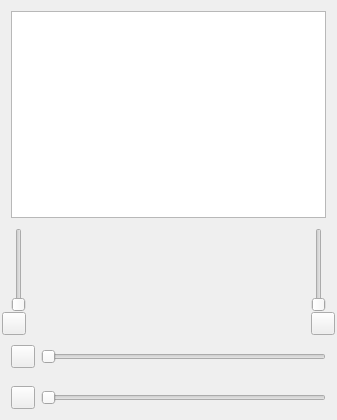
<?xml version="1.0" encoding="UTF-8"?>
<ui version="4.0">
 <class>SFLPhone_view</class>
 <widget class="QWidget" name="SFLPhone_view">
  <property name="geometry">
   <rect>
    <x>0</x>
    <y>0</y>
    <width>337</width>
    <height>420</height>
   </rect>
  </property>
  <property name="windowTitle">
   <string>Form</string>
  </property>
  <layout class="QVBoxLayout" name="verticalLayout">
   <property name="spacing">
    <number>1</number>
   </property>
   <property name="margin">
    <number>2</number>
   </property>
   <item>
    <widget class="QStackedWidget" name="stackedWidget_screen">
     <property name="sizePolicy">
      <sizepolicy hsizetype="Preferred" vsizetype="Expanding">
       <horstretch>0</horstretch>
       <verstretch>0</verstretch>
      </sizepolicy>
     </property>
     <property name="currentIndex">
      <number>0</number>
     </property>
     <widget class="QWidget" name="page_callList">
      <layout class="QHBoxLayout" name="horizontalLayout_3">
       <item>
        <widget class="QListWidget" name="listWidget_callList">
         <property name="sizePolicy">
          <sizepolicy hsizetype="Expanding" vsizetype="Expanding">
           <horstretch>0</horstretch>
           <verstretch>0</verstretch>
          </sizepolicy>
         </property>
        </widget>
       </item>
      </layout>
     </widget>
     <widget class="QWidget" name="page_callHistory">
      <layout class="QVBoxLayout" name="verticalLayout_3">
       <item>
        <widget class="QListWidget" name="listWidget_callHistory"/>
       </item>
       <item>
        <widget class="KLineEdit" name="lineEdit_searchHistory">
         <property name="showClearButton" stdset="0">
          <bool>true</bool>
         </property>
        </widget>
       </item>
      </layout>
     </widget>
     <widget class="QWidget" name="page_addressBook">
      <layout class="QVBoxLayout" name="verticalLayout_5">
       <item>
        <widget class="QListWidget" name="listWidget_addressBook"/>
       </item>
       <item>
        <widget class="KLineEdit" name="lineEdit_addressBook">
         <property name="showClearButton" stdset="0">
          <bool>true</bool>
         </property>
        </widget>
       </item>
       <item>
        <widget class="QLabel" name="label_addressBookFull">
         <property name="text">
          <string>Attention:number of results exceeds max displayed.</string>
         </property>
         <property name="wordWrap">
          <bool>true</bool>
         </property>
        </widget>
       </item>
      </layout>
     </widget>
    </widget>
   </item>
   <item>
    <widget class="QWidget" name="widget_dialpadAndControls" native="true">
     <property name="sizePolicy">
      <sizepolicy hsizetype="Preferred" vsizetype="Minimum">
       <horstretch>0</horstretch>
       <verstretch>0</verstretch>
      </sizepolicy>
     </property>
     <property name="maximumSize">
      <size>
       <width>16777215</width>
       <height>160</height>
      </size>
     </property>
     <layout class="QHBoxLayout" name="horizontalLayout_dialpadAndControls">
      <property name="spacing">
       <number>1</number>
      </property>
      <property name="margin">
       <number>0</number>
      </property>
      <item>
       <widget class="QWidget" name="widget_recVol" native="true">
        <property name="layoutDirection">
         <enum>Qt::RightToLeft</enum>
        </property>
        <layout class="QVBoxLayout" name="verticalLayout_4">
         <property name="spacing">
          <number>0</number>
         </property>
         <property name="margin">
          <number>0</number>
         </property>
         <item>
          <widget class="QSlider" name="slider_recVol">
           <property name="sizePolicy">
            <sizepolicy hsizetype="Fixed" vsizetype="Expanding">
             <horstretch>0</horstretch>
             <verstretch>0</verstretch>
            </sizepolicy>
           </property>
           <property name="minimumSize">
            <size>
             <width>0</width>
             <height>50</height>
            </size>
           </property>
           <property name="layoutDirection">
            <enum>Qt::RightToLeft</enum>
           </property>
           <property name="autoFillBackground">
            <bool>false</bool>
           </property>
           <property name="maximum">
            <number>100</number>
           </property>
           <property name="orientation">
            <enum>Qt::Vertical</enum>
           </property>
           <property name="invertedAppearance">
            <bool>false</bool>
           </property>
           <property name="invertedControls">
            <bool>false</bool>
           </property>
           <property name="tickPosition">
            <enum>QSlider::NoTicks</enum>
           </property>
          </widget>
         </item>
         <item>
          <widget class="QToolButton" name="toolButton_recVol">
           <property name="text">
            <string/>
           </property>
           <property name="icon">
            <iconset>
             <normaloff>:/Images/mic_75.svg</normaloff>:/Images/mic_75.svg</iconset>
           </property>
           <property name="checkable">
            <bool>true</bool>
           </property>
          </widget>
         </item>
        </layout>
       </widget>
      </item>
      <item>
       <widget class="Dialpad" name="widget_dialpad" native="true">
        <property name="sizePolicy">
         <sizepolicy hsizetype="Expanding" vsizetype="Preferred">
          <horstretch>0</horstretch>
          <verstretch>0</verstretch>
         </sizepolicy>
        </property>
       </widget>
      </item>
      <item>
       <widget class="QWidget" name="widget_sndVol" native="true">
        <layout class="QVBoxLayout" name="verticalLayout_2">
         <property name="spacing">
          <number>0</number>
         </property>
         <property name="margin">
          <number>0</number>
         </property>
         <item>
          <widget class="QSlider" name="slider_sndVol">
           <property name="sizePolicy">
            <sizepolicy hsizetype="Fixed" vsizetype="Expanding">
             <horstretch>0</horstretch>
             <verstretch>0</verstretch>
            </sizepolicy>
           </property>
           <property name="minimumSize">
            <size>
             <width>0</width>
             <height>50</height>
            </size>
           </property>
           <property name="layoutDirection">
            <enum>Qt::LeftToRight</enum>
           </property>
           <property name="autoFillBackground">
            <bool>false</bool>
           </property>
           <property name="maximum">
            <number>100</number>
           </property>
           <property name="orientation">
            <enum>Qt::Vertical</enum>
           </property>
           <property name="tickPosition">
            <enum>QSlider::NoTicks</enum>
           </property>
          </widget>
         </item>
         <item>
          <widget class="QToolButton" name="toolButton_sndVol">
           <property name="text">
            <string/>
           </property>
           <property name="icon">
            <iconset>
             <normaloff>:/Images/speaker_75.svg</normaloff>:/Images/speaker_75.svg</iconset>
           </property>
           <property name="checkable">
            <bool>true</bool>
           </property>
           <property name="checked">
            <bool>false</bool>
           </property>
          </widget>
         </item>
        </layout>
       </widget>
      </item>
     </layout>
    </widget>
   </item>
   <item>
    <widget class="QWidget" name="widget_controlsAlone" native="true">
     <property name="enabled">
      <bool>true</bool>
     </property>
     <layout class="QVBoxLayout" name="verticalLayout_6">
      <property name="spacing">
       <number>0</number>
      </property>
      <property name="margin">
       <number>0</number>
      </property>
      <item>
       <widget class="QWidget" name="widget_recVolAlone" native="true">
        <layout class="QHBoxLayout" name="horizontalLayout_4">
         <item>
          <widget class="QToolButton" name="toolButton_recVolAlone">
           <property name="text">
            <string/>
           </property>
           <property name="icon">
            <iconset>
             <normaloff>:/Images/mic_75.svg</normaloff>:/Images/mic_75.svg</iconset>
           </property>
           <property name="checkable">
            <bool>true</bool>
           </property>
          </widget>
         </item>
         <item>
          <widget class="QSlider" name="slider_recVolAlone">
           <property name="orientation">
            <enum>Qt::Horizontal</enum>
           </property>
          </widget>
         </item>
        </layout>
       </widget>
      </item>
      <item>
       <widget class="QWidget" name="widget_sndVolAlone" native="true">
        <layout class="QHBoxLayout" name="horizontalLayout">
         <item>
          <widget class="QToolButton" name="toolButton_sndVolAlone">
           <property name="text">
            <string/>
           </property>
           <property name="icon">
            <iconset>
             <normaloff>:/Images/mic_75.svg</normaloff>:/Images/mic_75.svg</iconset>
           </property>
           <property name="checkable">
            <bool>true</bool>
           </property>
          </widget>
         </item>
         <item>
          <widget class="QSlider" name="slider_sndVolAlone">
           <property name="orientation">
            <enum>Qt::Horizontal</enum>
           </property>
          </widget>
         </item>
        </layout>
       </widget>
      </item>
     </layout>
    </widget>
   </item>
  </layout>
  <action name="action_accept">
   <property name="icon">
    <iconset resource="../qrc/resources.qrc">
     <normaloff>:/images/icons/call.svg</normaloff>:/images/icons/call.svg</iconset>
   </property>
   <property name="text">
    <string>&amp;Pick up</string>
   </property>
  </action>
  <action name="action_refuse">
   <property name="icon">
    <iconset resource="../qrc/resources.qrc">
     <normaloff>:/images/icons/hang_up.svg</normaloff>:/images/icons/hang_up.svg</iconset>
   </property>
   <property name="text">
    <string>&amp;Hang up</string>
   </property>
  </action>
  <action name="action_hold">
   <property name="icon">
    <iconset resource="../qrc/resources.qrc">
     <normaloff>:/images/icons/hold.svg</normaloff>:/images/icons/hold.svg</iconset>
   </property>
   <property name="text">
    <string>H&amp;old</string>
   </property>
  </action>
  <action name="action_transfer">
   <property name="checkable">
    <bool>true</bool>
   </property>
   <property name="icon">
    <iconset resource="../qrc/resources.qrc">
     <normaloff>:/images/icons/transfert.svg</normaloff>:/images/icons/transfert.svg</iconset>
   </property>
   <property name="text">
    <string>&amp;Transfer</string>
   </property>
  </action>
  <action name="action_history">
   <property name="checkable">
    <bool>true</bool>
   </property>
   <property name="icon">
    <iconset resource="../qrc/resources.qrc">
     <normaloff>:/images/icons/history2.svg</normaloff>:/images/icons/history2.svg</iconset>
   </property>
   <property name="text">
    <string>H&amp;istory</string>
   </property>
  </action>
  <action name="action_mailBox">
   <property name="icon">
    <iconset resource="../qrc/resources.qrc">
     <normaloff>:/images/icons/mailbox.svg</normaloff>:/images/icons/mailbox.svg</iconset>
   </property>
   <property name="text">
    <string>&amp;Mailbox</string>
   </property>
  </action>
  <action name="action_configureAccounts">
   <property name="icon">
    <iconset resource="../qrc/resources.qrc">
     <normaloff>:/images/icons/stock_person.svg</normaloff>:/images/icons/stock_person.svg</iconset>
   </property>
   <property name="text">
    <string>Configure &amp;accounts</string>
   </property>
  </action>
  <action name="action_configureAudio">
   <property name="icon">
    <iconset resource="../qrc/resources.qrc">
     <normaloff>:/images/icons/icon_volume.svg</normaloff>:/images/icons/icon_volume.svg</iconset>
   </property>
   <property name="text">
    <string>Configure a&amp;udio</string>
   </property>
  </action>
  <action name="action_configureSflPhone">
   <property name="text">
    <string>&amp;Configure SFLphone</string>
   </property>
   <property name="toolTip">
    <string>Configure SFLphone</string>
   </property>
  </action>
  <action name="action_displayVolumeControls">
   <property name="checkable">
    <bool>true</bool>
   </property>
   <property name="checked">
    <bool>true</bool>
   </property>
   <property name="icon">
    <iconset resource="../qrc/resources.qrc">
     <normaloff>:/images/icons/icon_volume_off.svg</normaloff>:/images/icons/icon_volume_off.svg</iconset>
   </property>
   <property name="text">
    <string>Display &amp;volume bars</string>
   </property>
  </action>
  <action name="action_About">
   <property name="text">
    <string>&amp;About</string>
   </property>
  </action>
  <action name="action_displayDialpad">
   <property name="checkable">
    <bool>true</bool>
   </property>
   <property name="checked">
    <bool>true</bool>
   </property>
   <property name="icon">
    <iconset resource="../qrc/resources.qrc">
     <normaloff>:/images/icons/icon_dialpad.svg</normaloff>:/images/icons/icon_dialpad.svg</iconset>
   </property>
   <property name="text">
    <string>Display &amp;dialpad</string>
   </property>
  </action>
  <action name="action_record">
   <property name="checkable">
    <bool>true</bool>
   </property>
   <property name="icon">
    <iconset>
     <normaloff>:/images/icons/del_off.png</normaloff>:/images/icons/del_off.png</iconset>
   </property>
   <property name="text">
    <string>&amp;Record</string>
   </property>
  </action>
  <action name="action_accountCreationWizard">
   <property name="text">
    <string>Account creation &amp;wizard</string>
   </property>
  </action>
  <action name="action_addressBook">
   <property name="checkable">
    <bool>true</bool>
   </property>
   <property name="icon">
    <iconset resource="../qrc/resources.qrc">
     <normaloff>:/images/icons/x-office-address-book.png</normaloff>:/images/icons/x-office-address-book.png</iconset>
   </property>
   <property name="text">
    <string>Address book</string>
   </property>
  </action>
 </widget>
 <customwidgets>
  <customwidget>
   <class>KLineEdit</class>
   <extends>QLineEdit</extends>
   <header>klineedit.h</header>
  </customwidget>
  <customwidget>
   <class>Dialpad</class>
   <extends>QWidget</extends>
   <header>Dialpad.h</header>
   <container>1</container>
  </customwidget>
 </customwidgets>
 <resources>
  <include location="../qrc/resources.qrc"/>
 </resources>
 <connections>
  <connection>
   <sender>slider_recVolAlone</sender>
   <signal>valueChanged(int)</signal>
   <receiver>slider_recVol</receiver>
   <slot>setValue(int)</slot>
   <hints>
    <hint type="sourcelabel">
     <x>158</x>
     <y>434</y>
    </hint>
    <hint type="destinationlabel">
     <x>19</x>
     <y>342</y>
    </hint>
   </hints>
  </connection>
  <connection>
   <sender>slider_sndVolAlone</sender>
   <signal>valueChanged(int)</signal>
   <receiver>slider_sndVol</receiver>
   <slot>setValue(int)</slot>
   <hints>
    <hint type="sourcelabel">
     <x>264</x>
     <y>463</y>
    </hint>
    <hint type="destinationlabel">
     <x>637</x>
     <y>368</y>
    </hint>
   </hints>
  </connection>
  <connection>
   <sender>toolButton_recVolAlone</sender>
   <signal>clicked()</signal>
   <receiver>toolButton_recVol</receiver>
   <slot>click()</slot>
   <hints>
    <hint type="sourcelabel">
     <x>32</x>
     <y>429</y>
    </hint>
    <hint type="destinationlabel">
     <x>12</x>
     <y>402</y>
    </hint>
   </hints>
  </connection>
  <connection>
   <sender>toolButton_sndVolAlone</sender>
   <signal>clicked()</signal>
   <receiver>toolButton_sndVol</receiver>
   <slot>click()</slot>
   <hints>
    <hint type="sourcelabel">
     <x>18</x>
     <y>462</y>
    </hint>
    <hint type="destinationlabel">
     <x>637</x>
     <y>411</y>
    </hint>
   </hints>
  </connection>
 </connections>
</ui>
